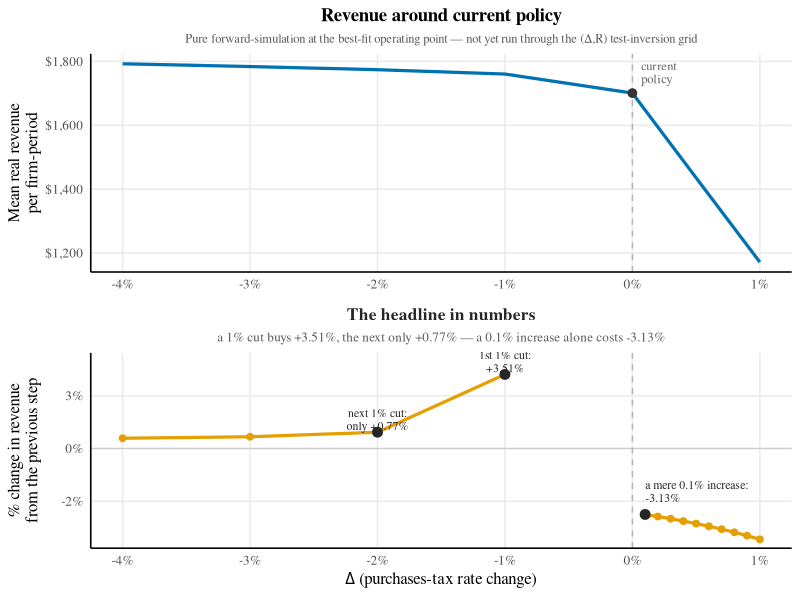

Reproduce this figure in R.
## Revenue level + %-change-from-previous-step plot, Delta in [-0.04, 0.01],
## gap at Delta=0 (no value plotted there -- it's the base, nothing to report).
## Two panels, same x-range, sharing the axis. 2026-09-10.
##
## DELIBERATELY MIXED resolution, per the user's explicit call after seeing
## the fine (0.001-step) version on both sides: the fine grid (1281) was
## tried and rejected for the cut side -- it diluted the actual headline
## story. Cut side uses the NATIVE 1pp-step grid (1275): "a 1% cut buys
## +3.51%, the next 1% cut only +0.77% -- diminishing fast." Increase side
## stays at its native 0.1pp resolution (1276): "a mere 0.1% increase already
## costs -3.13%, nearly erasing the entire benefit of that first full 1% cut
## at a tenth of the move." The contrast IS the story -- forcing both sides
## to the same step size (either all coarse or all fine) was tried and both
## versions buried this asymmetry instead of showing it.

library(tidyverse)
library(cowplot)

neg <- read.csv("Code/Products/1275-revenue-baseline-finegrid-bestfit-lag_m.csv") %>%
    mutate(Delta = round(Delta, 6)) %>%
    filter(Delta >= -0.04, Delta < 0) %>%
    arrange(desc(Delta))
pos <- read.csv("Code/Products/1276-revenue-onset-finegrid-lag_m.csv") %>%
    filter(Delta > 0, Delta <= 0.01) %>%
    arrange(Delta)
base_row <- read.csv("Code/Products/1276-revenue-onset-finegrid-lag_m.csv") %>% filter(Delta == 0)
R0 <- base_row$mean_R_real

neg2 <- neg %>%
    mutate(
        prev_R = lag(mean_R_real, default = R0[1]),
        pct_from_prev = (mean_R_real - prev_R) / prev_R
    )
pos2 <- pos %>%
    mutate(
        prev_R = lag(mean_R_real, default = R0[1]),
        pct_from_prev = (mean_R_real - prev_R) / prev_R
    )

level <- bind_rows(neg2, base_row, pos2) %>% arrange(Delta)
pct <- bind_rows(neg2, pos2) %>% arrange(Delta)  # base excluded -- nothing to report there

wong_blue <- "#0072B2"; wong_orange <- "#E69F00"

p_level <- ggplot(level, aes(x = Delta, y = mean_R_real)) +
    geom_vline(xintercept = 0, color = "grey70", linewidth = 0.5, linetype = "dashed") +
    geom_line(color = wong_blue, linewidth = 1.1) +
    geom_point(data = filter(level, Delta == 0), color = "grey20", size = 2.6) +
    annotate("text", x = 0.0007, y = max(level$mean_R_real) * 0.985,
             label = "current\npolicy", hjust = 0, family = "Times", size = 3.2,
             color = "grey40", lineheight = 0.85) +
    scale_x_continuous(labels = scales::label_percent(accuracy = 1), breaks = seq(-0.04, 0.01, 0.01)) +
    scale_y_continuous(labels = scales::label_dollar(prefix = "$")) +
    labs(x = NULL, y = "Mean real revenue\nper firm-period",
         title = "Revenue around current policy",
         subtitle = "Pure forward-simulation at the best-fit operating point — not yet run through the (Δ,R) test-inversion grid") +
    theme_minimal(base_size = 12) +
    theme(
        panel.grid.minor = element_blank(),
        axis.line = element_line(color = "black"),
        plot.title = element_text(family = "Times", size = 13.5, face = "bold", hjust = 0.5),
        plot.subtitle = element_text(family = "Times", size = 9, hjust = 0.5, color = "grey35"),
        text = element_text(family = "Times")
    )

headline <- pct %>% filter(Delta %in% c(-0.01, -0.02, 0.001))

p_pct <- ggplot(pct, aes(x = Delta, y = pct_from_prev)) +
    geom_hline(yintercept = 0, color = "grey80", linewidth = 0.4) +
    geom_vline(xintercept = 0, color = "grey70", linewidth = 0.5, linetype = "dashed") +
    geom_line(aes(group = sign(Delta)), color = wong_orange, linewidth = 1.1) +
    geom_point(color = wong_orange, size = 2) +
    geom_point(data = headline, color = "grey15", size = 3) +
    annotate("text", x = -0.01, y = 0.0351 + 0.006, label = "1st 1% cut:\n+3.51%",
             hjust = 0.5, family = "Times", size = 3, color = "grey15", lineheight = 0.9) +
    annotate("text", x = -0.02, y = 0.0077 + 0.006, label = "next 1% cut:\nonly +0.77%",
             hjust = 0.5, family = "Times", size = 3, color = "grey15", lineheight = 0.9) +
    annotate("text", x = 0.001, y = -0.0313 + 0.006, label = "a mere 0.1% increase:\n-3.13%",
             hjust = 0, vjust = 0, family = "Times", size = 3, color = "grey15", lineheight = 0.9) +
    scale_x_continuous(labels = scales::label_percent(accuracy = 1), breaks = seq(-0.04, 0.01, 0.01)) +
    scale_y_continuous(labels = scales::label_percent(accuracy = 1)) +
    labs(x = expression(Delta~"(purchases-tax rate change)"), y = "% change in revenue\nfrom the previous step",
         title = "The headline in numbers",
         subtitle = "a 1% cut buys +3.51%, the next only +0.77% — a 0.1% increase alone costs -3.13%") +
    theme_minimal(base_size = 12) +
    theme(
        panel.grid.minor = element_blank(),
        axis.line = element_line(color = "black"),
        plot.title = element_text(family = "Times", size = 12.5, face = "bold", hjust = 0.5, color = "grey15"),
        plot.subtitle = element_text(family = "Times", size = 9.5, hjust = 0.5, color = "grey35"),
        text = element_text(family = "Times")
    )

combined <- plot_grid(p_level, p_pct, ncol = 1, rel_heights = c(1, 1), align = "v")

ggsave("Paper/images/1280-pct-change-from-prev.png", combined, width = 9, height = 8, dpi = 300)
cat("Saved: Paper/images/1280-pct-change-from-prev.png\n")
